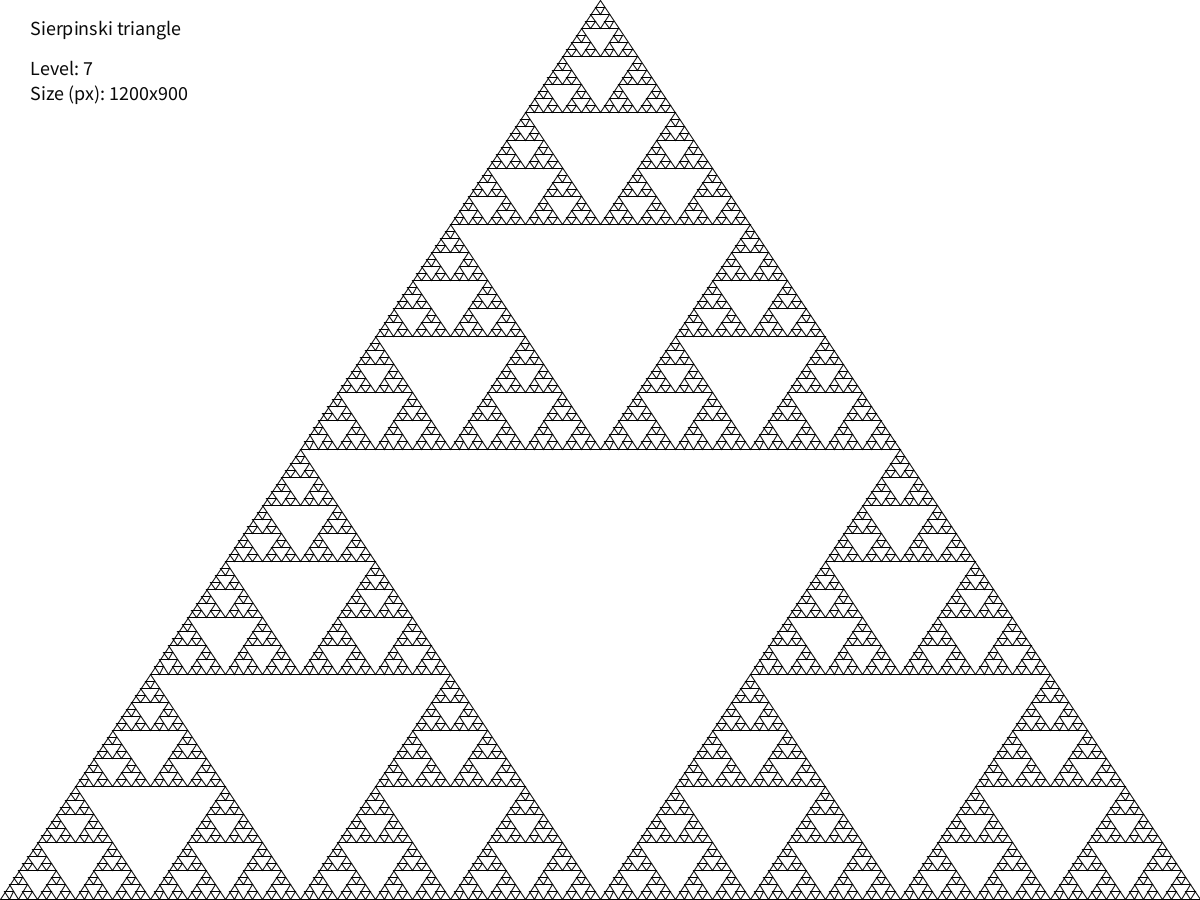
Frame 1 (no input)
Frame 2 (the mouse pressed at the canvas centre, redrawn once): identical to frame 1, image omitted

The Processing sketch that drew this single still picture (run headless with seeded random() and noise(); the mouse was pressed at the canvas centre and the sketch redrawn once):

// Processing sketch: SierpinskiTriangle
// ── SierpinskiTriangle.pde
class Point {
  public int x, y;
  Point(int _x, int _y) {
    x = _x;
    y = _y;
  }
}

// declares the level of recursion. defining in setup()
int level;

void setup() {  
  level = 7;
}

void settings() {
  size(1200, 900);
  // fullScreen();  
}

void draw() {
  background(255);
  
  Point a = new Point(0, height - 1); // bottom left corner
  Point b = new Point(width, height - 1); // bottom right corner
  Point c = new Point(width / 2, 0); // top middle corner
  
  // draw text indicating the level of recursion and width x height
  fill(10);
  textSize(20);
  text("Sierpinski triangle", 30, 35);
  text("Level: " + level, 30, 75);
  text("Size (px): " + width + "x" + height, 30, 100);
  noFill();
  
  // drawing starting triangle
  triangle(a, b, c);
  
  // parse corner points of parent triangle
  drawTriangles(a, b, c, level);
  noLoop(); // Draw only once
  
  // Save the output as an image and quit
  save("SierpinskiTriangle.png");
  // Activate exit() in case you plan to create big pictures as it after rendering doesn't show easily if it's done or not
  // exit(); 
}

void drawTriangles(Point a, Point b, Point c, int level) {
    
  if (level <= 0) return;
    
  level -= 1; // decrease level as it is in a triangle
    
  // upside down triangle in parent triangle
  triangle(c.x, b.y, (c.x + b.x) / 2, (c.y + a.y) / 2, (a.x + c.x) / 2, (c.y + a.y) / 2);
    
  // draw three new triangles
  // down left
  drawTriangles(
    new Point(a.x, a.y),
    new Point(c.x, b.y),
    new Point((a.x + c.x) / 2, (c.y + a.y) / 2),
    level);
    
  // down right
  drawTriangles(
    new Point(c.x, b.y),
    new Point(b.x, b.y),
    new Point((c.x + b.x) / 2, (c.y + a.y) / 2),
    level);
  
  // upper center
  drawTriangles(
    new Point((a.x + c.x) / 2, (c.y + a.y) / 2),
    new Point((c.x + b.x) / 2, (c.y + a.y) / 2),
    new Point(c.x, c.y),
    level);
}

// Just an overloaded method. Might be obsolete as rare as it's used
void triangle(Point a, Point b, Point c) {
  triangle(a.x, a.y, b.x, b.y, c.x, c.y);
}
